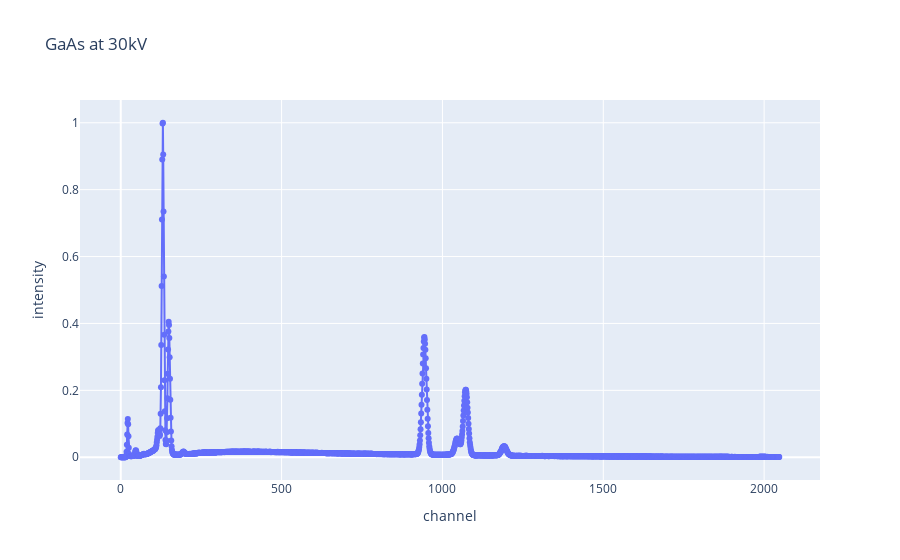

This figure's notebook cell:
### Code cell
fig_intitial = plotly_plot(
    x=s["channel"],
    y=s["intensity"],
    title=s["name"],
    xaxis_title="channel",
    yaxis_title="intensity",
)
fig_intitial.show()

### Figure 1 — Plotly figure (JSON) as saved in the notebook; plotly's stock layout.template omitted (floating-point values rounded to 4 significant figures; data arrays with more than 128 entries replaced by an {"elided": "..."} marker saying what was removed)
{"data": [{"mode": "lines+markers", "name": "raw data", "type": "scatter", "x": {"elided": "2048 int values"}, "y": {"elided": "2048 float values"}}], "layout": {"title": {"text": "GaAs at 30kV"}, "xaxis": {"title": {"text": "channel"}}, "yaxis": {"title": {"text": "intensity"}}}}
